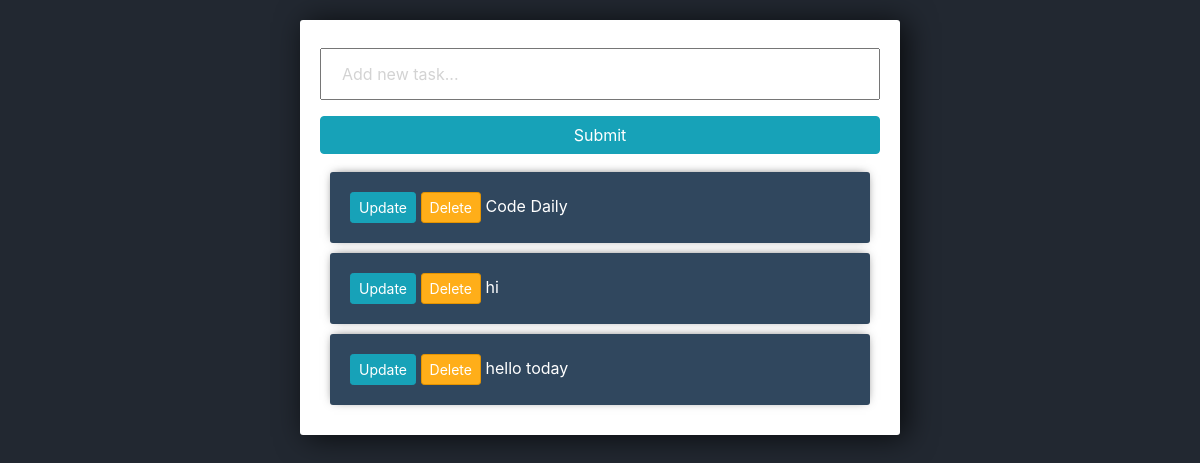
The app's page /, older data.
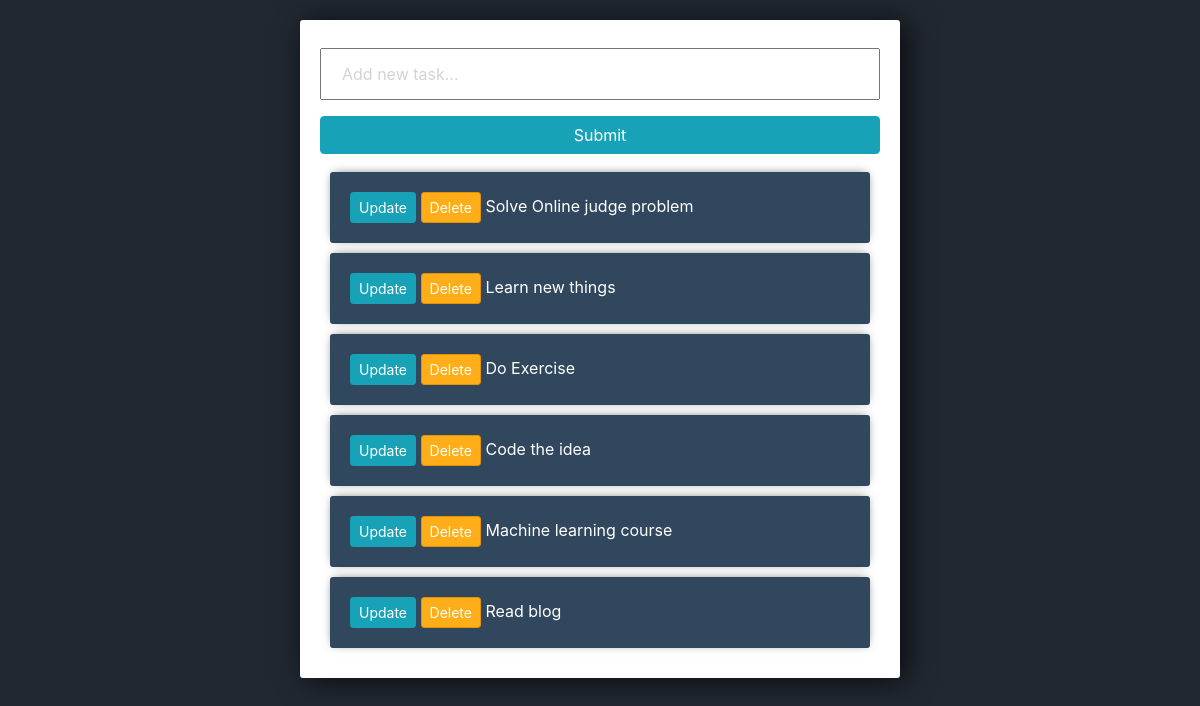
The same page, newer data.
### tasks/models.py (models this page shows)
class Task(models.Model):
    title = models.CharField(max_length=200)
    complete = models.BooleanField(default=False)
    created = models.DateTimeField(auto_now_add=True)
    def __str__(self):
        return self.title

### tasks/views.py (the view)
# urls.py: path('', views.index, name='task_home'),
def index(request):
	tasks = Task.objects.all()
	form = TaskForm()
	if request.method =='POST':
		form = TaskForm(request.POST)
		if form.is_valid():
			form.save()
		return redirect('/')
	context = {'tasks':tasks, 'form':form}
	return render(request, 'tasks/list.html', context)

### tasks/forms.py
class TaskForm(forms.ModelForm):
	title= forms.CharField(widget= forms.TextInput(attrs={'placeholder':'Add new task...'}))
	class Meta:
		model = Task
		fields = '__all__'

### templates/tasks/list.html (shortened to what this page needs)
<!DOCTYPE html>
<html lang="en">
<head>
    <link rel="stylesheet" href="https://maxcdn.bootstrapcdn.com/bootstrap/4.0.0/css/bootstrap.min.css">
</head>
<body>
    <div class="center-column">
        <form method="POST" action="/">
            {{form.title}}
            <input class="btn btn-info" type="submit" name="Create Task">
        </form>
        <div class="todo-list">
            {% for task in tasks %}
                <div class="item-row">
                    <a class="btn btn-sm btn-info" href="{% url 'update_task' task.id %}">Update</a>
                    <a class="btn btn-sm btn-danger" href="{% url 'delete_task' task.id %}">Delete</a>
                    {% if task.complete == True %}
                        <strike>{{task}}</strike>
                    {% else %}
                        <span>{{task}}</span>
                    {% endif %}
                </div>
            {% endfor %}
        </div>
    </div>
</body>
</html>

### templates/tasks/list.html (style rules this page uses)
body { background-color: #222831; }
input { width: 100%; padding: 12px 20px; margin: 8px 0; box-sizing: border-box; }
input::placeholder { color: #d3d3d3; }
.center-column { width:600px; margin: 20px auto; padding:20px; background-color: #fff; border-radius: 3px; box-shadow: 6px 2px 30px 0px rgba(0,0,0,0.75); }
.item-row { background-color: #30475e; margin: 10px; padding: 20px; border-radius: 3px; color: #fff; font-size: 16px; box-shadow: 0px -1px 10px -4px rgba(0,0,0,0.75); }
.btn-danger { background-color: #ffae19; border-color: #e59400; }

Row changes from the older to the newer data that the page shows:
removed Task: title "Code Daily"
removed Task: title "hi"
removed Task: title "hello today"
added Task: title "Solve Online judge problem"
added Task: title "Learn new things"
added Task: title "Do Exercise"
added Task: title "Code the idea"
added Task: title "Machine learning course"
added Task: title "Read blog"
